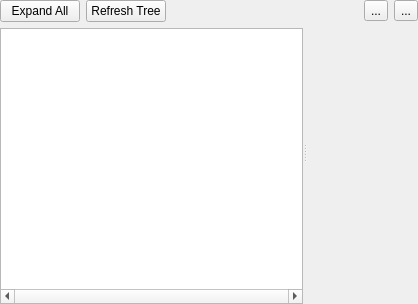
<?xml version="1.0" encoding="UTF-8"?>
<ui version="4.0">
 <class>TreeTab</class>
 <widget class="QWidget" name="TreeTab">
  <property name="geometry">
   <rect>
    <x>0</x>
    <y>0</y>
    <width>418</width>
    <height>304</height>
   </rect>
  </property>
  <property name="windowTitle">
   <string>Form</string>
  </property>
  <layout class="QVBoxLayout" name="verticalLayout_3">
   <property name="spacing">
    <number>0</number>
   </property>
   <property name="margin">
    <number>0</number>
   </property>
   <item>
    <widget class="QSplitter" name="splitter">
     <property name="orientation">
      <enum>Qt::Horizontal</enum>
     </property>
     <widget class="QWidget" name="layoutWidget">
      <layout class="QVBoxLayout" name="verticalLayout_2">
       <item>
        <layout class="QHBoxLayout" name="horizontalLayout" stretch="0,0,1">
         <item>
          <widget class="QPushButton" name="ExpandAllButton">
           <property name="text">
            <string>Expand All</string>
           </property>
          </widget>
         </item>
         <item>
          <widget class="QPushButton" name="m_refreshTreeButton">
           <property name="text">
            <string>Refresh Tree</string>
           </property>
          </widget>
         </item>
         <item>
          <spacer name="horizontalSpacer">
           <property name="orientation">
            <enum>Qt::Horizontal</enum>
           </property>
           <property name="sizeHint" stdset="0">
            <size>
             <width>40</width>
             <height>20</height>
            </size>
           </property>
          </spacer>
         </item>
        </layout>
       </item>
       <item>
        <widget class="QTreeView" name="mTreeView">
         <property name="sizePolicy">
          <sizepolicy hsizetype="Expanding" vsizetype="Expanding">
           <horstretch>1</horstretch>
           <verstretch>1</verstretch>
          </sizepolicy>
         </property>
         <property name="horizontalScrollBarPolicy">
          <enum>Qt::ScrollBarAlwaysOn</enum>
         </property>
         <property name="editTriggers">
          <set>QAbstractItemView::NoEditTriggers</set>
         </property>
         <property name="horizontalScrollMode">
          <enum>QAbstractItemView::ScrollPerPixel</enum>
         </property>
         <attribute name="headerStretchLastSection">
          <bool>false</bool>
         </attribute>
        </widget>
       </item>
      </layout>
     </widget>
     <widget class="QWidget" name="verticalLayoutWidget">
      <layout class="QVBoxLayout" name="verticalLayout" stretch="0,1">
       <item>
        <layout class="QHBoxLayout" name="horizontalLayout_2">
         <item>
          <spacer name="horizontalSpacer_2">
           <property name="orientation">
            <enum>Qt::Horizontal</enum>
           </property>
           <property name="sizeHint" stdset="0">
            <size>
             <width>40</width>
             <height>20</height>
            </size>
           </property>
          </spacer>
         </item>
         <item>
          <widget class="QToolButton" name="RefreshButton">
           <property name="text">
            <string>...</string>
           </property>
           <property name="icon">
            <iconset>
             <normaloff>:/images/refresh-32.png</normaloff>:/images/refresh-32.png</iconset>
           </property>
          </widget>
         </item>
         <item>
          <widget class="QToolButton" name="OKButton">
           <property name="text">
            <string>...</string>
           </property>
           <property name="icon">
            <iconset>
             <normaloff>:/images/ok.png</normaloff>:/images/ok.png</iconset>
           </property>
          </widget>
         </item>
        </layout>
       </item>
       <item>
        <widget class="ves::conductor::GenericPropertyBrowser" name="cadPropertyBrowser" native="true"/>
       </item>
      </layout>
     </widget>
    </widget>
   </item>
  </layout>
 </widget>
 <customwidgets>
  <customwidget>
   <class>ves::conductor::GenericPropertyBrowser</class>
   <extends>QWidget</extends>
   <header>ves/conductor/qt/propertyBrowser/GenericPropertyBrowser.h</header>
   <container>1</container>
  </customwidget>
 </customwidgets>
 <resources>
  <include location="propertyBrowser/icons.qrc"/>
 </resources>
 <connections>
  <connection>
   <sender>ExpandAllButton</sender>
   <signal>clicked()</signal>
   <receiver>mTreeView</receiver>
   <slot>expandAll()</slot>
   <hints>
    <hint type="sourcelabel">
     <x>95</x>
     <y>27</y>
    </hint>
    <hint type="destinationlabel">
     <x>104</x>
     <y>118</y>
    </hint>
   </hints>
  </connection>
 </connections>
</ui>
